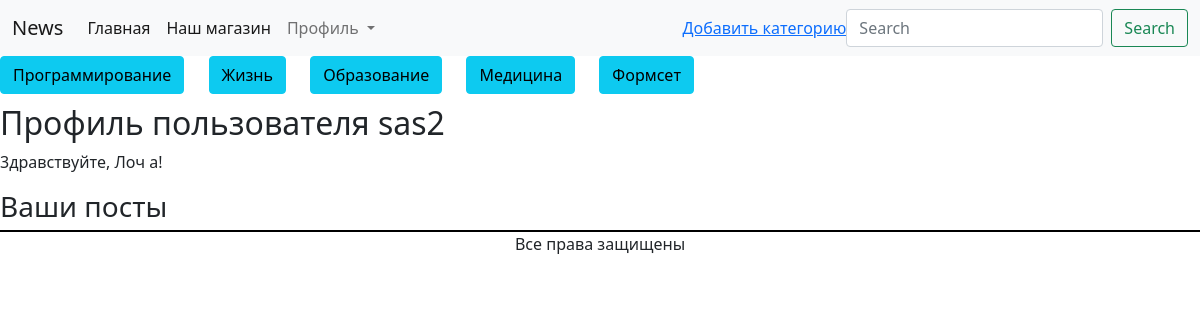
Before: /news/accounts/profile (signed in) with the older database file.
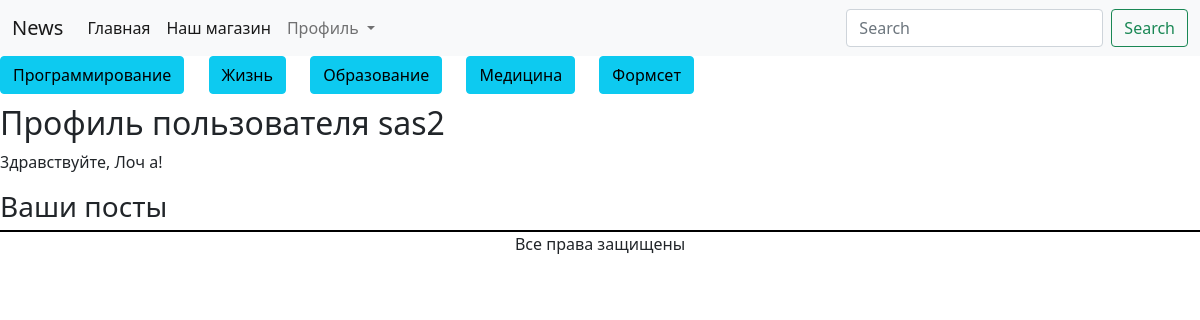
After: the same page with the newer database file.
### news/views.py (the view)
# urls.py: path('accounts/profile', ProfileView.as_view(), name='profile'),
class ProfileView(LoginRequiredMixin, ListView):
    model = Post
    template_name = 'news/profile.html'
    context_object_name = 'posts'
    def get_queryset(self):
        return Post.objects.filter(user_id=self.request.user)

### news/templatetags/custom_tags.py (called while the page is built)
@register.simple_tag()
def rubric_all():
    return Rubric.objects.all()

### templates/news/profile.html (shortened to what this page needs)
{% extends 'news/base.html' %}
{% block content %}
<h2>Профиль пользователя {{ user.username }}</h2>
{% if user.first_name and user.last_name %}
<p>3дравствуйте, {{ user.first_name }} {{ user.last_name }}!</p>
{% else %}
<p>3дравствуйте!</p>
{% endif %}
<h3>Ваши посты</h3>
{% endblock %}

### templates/news/base.html (shortened to what this page needs)
{% load static %}
{% load custom_tags %}
<!doctype html>
<html lang="en">
<head>
    <link rel="stylesheet" type="text/css" href="{%static 'news/style.css'%}">
    <link href="https://cdn.jsdelivr.net/npm/bootstrap@5.1.3/dist/css/bootstrap.min.css" rel="stylesheet">
</head>
<body>
<nav class="navbar navbar-expand-lg navbar-light bg-light">
  <div class="container-fluid">
    <a class="navbar-brand" href="#">News</a>
    <div class="collapse navbar-collapse" id="navbarSupportedContent">
      <ul class="navbar-nav me-auto mb-2 mb-lg-0">
        <li class="nav-item">
          <a class="nav-link active" aria-current="page" href="{% url 'home' %}">Главная</a>
        </li>
          {%if user.is_authenticated%}
          <li class="nav-item">
          <a class="nav-link active" aria-current="page" href="{% url 'shop:home' %}">Наш магазин</a>
        </li>
          {%endif%}
        <li class="nav-item dropdown">
          {%if user.is_authenticated%}
          <a class="nav-link dropdown-toggle" href="#" id="navbarDropdown" role="button" data-bs-toggle="dropdown" aria-expanded="false">
            Профиль
          </a>
            </li>
          </ul>
      {%endif%}
        {%if request.user.is_staff%}
        <a href="{%url 'add_rubric'%}">Добавить категорию</a>
        {% endif %}
      <form class="d-flex" method="get" action="{% url 'search' %}" >
        <input class="form-control me-2" type="search" placeholder="Search" aria-label="Search" name="q">
        <button class="btn btn-outline-success" type="submit">Search</button>
      </form>
    </div>
  </div>
</nav>
<div class="rubric_class">
    {% rubric_all as rubrics %}
    {%for rubric in rubrics%}
<a href="{% url 'rubric_post' rubric.id%}" class="btn btn-info">{{rubric.name}}</a>
    {%endfor%}
</div>
{%block content%}
{%endblock%}
<footer class="footer_class">Все права защищены</footer>
</body>
</html>

Changed rows visible on the page:
changed AdvUser "sas2": is_staff True → False (drawn)
Other visible differences:
text no longer shown: "Добавить категорию"
